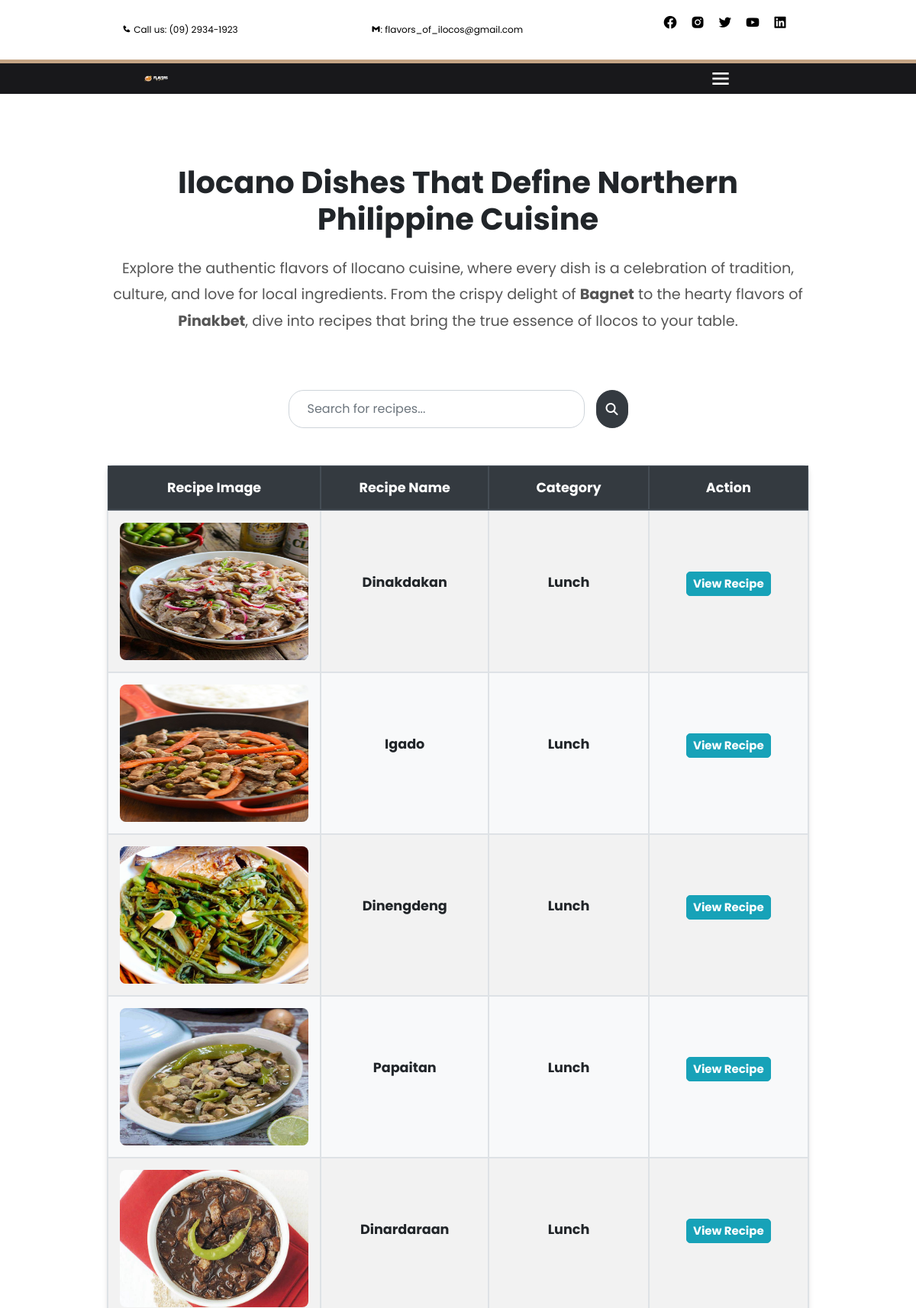
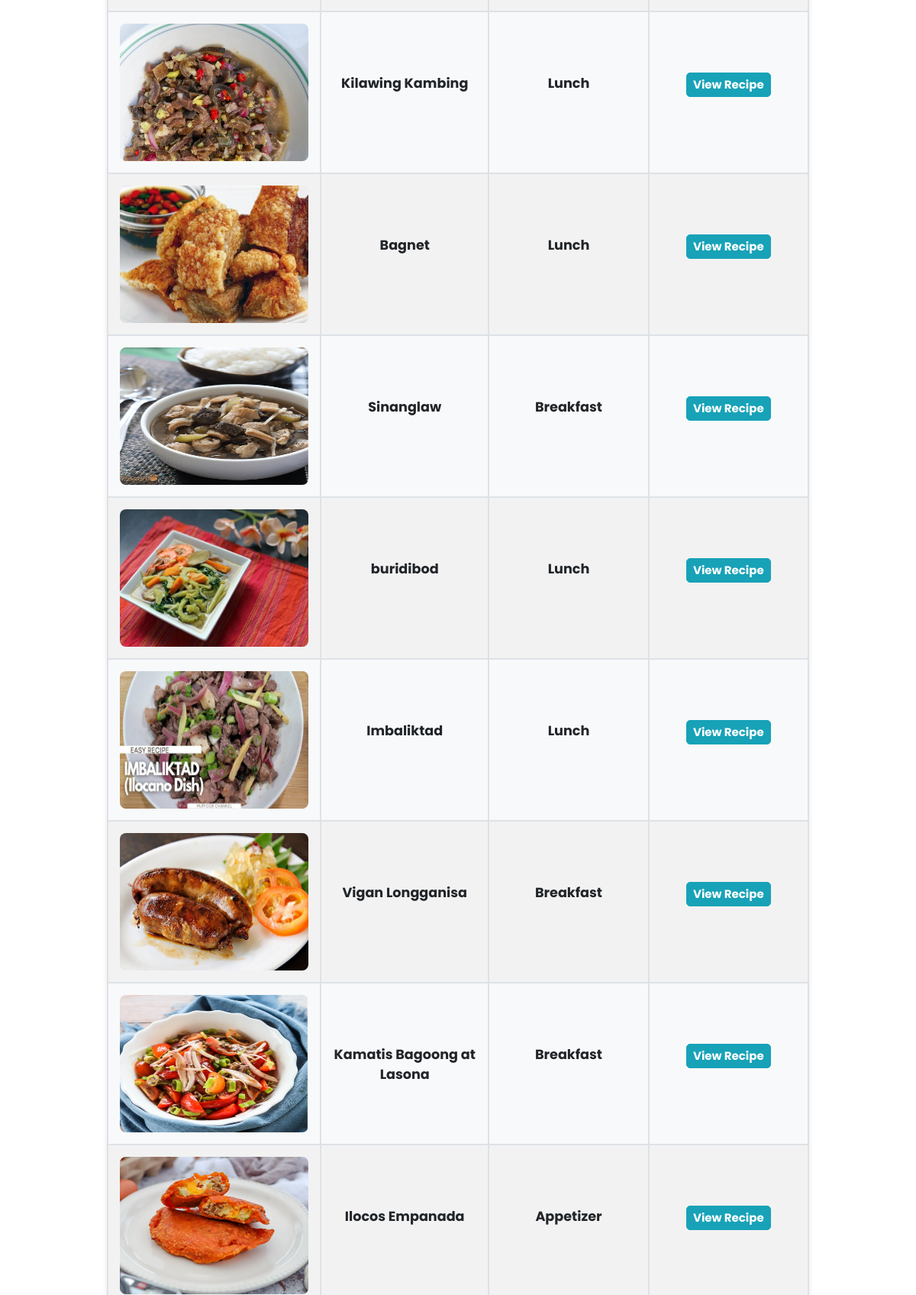
/recipes.php (signed in, upper part), run on the app's committed database (2 pictures, top to bottom).
### tables this page shows
CREATE TABLE `tbl_recipe` (
  `tbl_recipe_id` int(255) NOT NULL,
  `tbl_category_id` varchar(255) NOT NULL,
  `recipe_image` varchar(255) NOT NULL,
  `recipe_name` varchar(255) NOT NULL,
  `recipe_ingredients` varchar(2000) NOT NULL,
  `recipe_procedure` varchar(2000) NOT NULL
);

CREATE TABLE `tbl_category` (
  `tbl_category_id` int(255) NOT NULL,
  `category_name` varchar(255) NOT NULL
);

### assets/modal.php (called while the page is built, shortened)
<?php
    $stmt = $conn->prepare("SELECT * FROM `tbl_recipe` LEFT JOIN `tbl_category` ON `tbl_recipe`.`tbl_category_id` = `tbl_category`.`tbl_category_id` WHERE `category_name` = 'Breakfast' ");
    $stmt->execute();
    $result = $stmt->fetchAll();
        ?>
<?php
    $stmt = $conn->prepare("SELECT * FROM `tbl_recipe` LEFT JOIN `tbl_category` ON `tbl_recipe`.`tbl_category_id` = `tbl_category`.`tbl_category_id` WHERE `category_name` = 'Lunch' ");
    $stmt->execute();
    $result = $stmt->fetchAll();
        ?>
<?php
    $stmt = $conn->prepare("SELECT * FROM `tbl_recipe` LEFT JOIN `tbl_category` ON `tbl_recipe`.`tbl_category_id` = `tbl_category`.`tbl_category_id` WHERE `category_name` = 'Appetizer' ");
    $stmt->execute();
    $result = $stmt->fetchAll();
        ?>

### recipes.php (the view, shortened to what this page needs)
<?php
include 'conn/conn.php';
include('assets/modal.php');
?>
<!DOCTYPE html>
<html lang="en">
<head>
    <link rel="stylesheet" href="https://cdn.jsdelivr.net/npm/bootstrap@4.6.2/dist/css/bootstrap.min.css">
    <link rel="stylesheet" href="https://cdnjs.cloudflare.com/ajax/libs/font-awesome/6.4.2/css/all.min.css" />
    <link rel="stylesheet" href="assets/style.css">
</head>
<body>
<?php include 'header_user.php'; ?>
        <br><br><br>
    <section id="food">
    <div class="card card-food-list">
    <h1 class="text-center mb-4"><strong>Ilocano Dishes That Define Northern Philippine Cuisine</strong></h1>
<p class="text-center mb-5" style="font-size: 1.2rem; color: #555; line-height: 1.8;">
  Explore the authentic flavors of Ilocano cuisine, where every dish is a celebration of tradition, culture, and love for local ingredients.
  From the crispy delight of <strong>Bagnet</strong> to the hearty flavors of <strong>Pinakbet</strong>, dive into recipes that bring the true essence of Ilocos to your table.
</p>
        <div class="mt-4">
    <div class="row justify-content-center">
        <div class="col-md-6">
            <div class="input-group">
                <input class="form-control p-4" type="text" id="searchInput" placeholder="Search for recipes..." style="border-radius: 20px; font-size: 1rem; margin-right: 1rem;">
                <div class="input-group-append">
                    <button class="btn btn-dark" type="button" style="border-radius: 30px;">
                        <i class="fa fa-search"></i>
                    </button>
                </div>
            </div>
        </div>
    </div>
</div>
        <br>
        <table id="foodListTable" class="table table-hover table-bordered table-striped mt-4" style="text-align:center; box-shadow: 0 4px 6px rgba(0, 0, 0, 0.1); border-radius: 8px;">
            <thead class="thead-dark">
                <tr>
                    <th scope="col" style="width: 20%;">Recipe Image</th>
                    <th scope="col" style="width: 15%;">Recipe Name</th>
                    <th scope="col" style="width: 15%;">Category</th>
                    <th scope="col" style="width: 15%;">Action</th>
                </tr>
            </thead>
            <tbody>
                <?php
                $stmt = $conn->prepare("
                    SELECT *
                    FROM
                        `tbl_recipe`
                    LEFT JOIN
                        `tbl_category` ON
                        `tbl_recipe`.`tbl_category_id` = `tbl_category`.`tbl_category_id`
                ");
                $stmt->execute();
                $result = $stmt->fetchAll();
                foreach ($result as $row) {
                    $recipeID = $row['tbl_recipe_id'];
                    $categoryName = $row['category_name'];
                    $recipeImage = $row['recipe_image'];
                    $recipeName = $row['recipe_name'];
                    ?>
                    <tr>
                        <td id="recipeImage-<?= $recipeID ?>" style="padding: 15px;">
                            <img src="http://localhost/Flavors of Ilocos/uploads/<?php echo $recipeImage ?>" class="img-fluid" style="height: 180px; width: 280px; border-radius: 8px;" alt="Recipe Image">
                        </td>
                        <td id="recipeName-<?= $recipeID ?>" style="padding: 15px; padding-top: 5rem; font-weight: bold;"><?php echo $recipeName ?></td>
                        <td id="categoryName-<?= $recipeID ?>" style="padding: 15px; padding-top: 5rem; font-weight: bold; " ><?php echo $categoryName ?></td>
                        <td style="padding: 15px;">
                            <button type="button" class="btn btn-info btn-sm" onclick="view_recipe('<?php echo $recipeID ?>')" title="View Recipe" style="font-size: 15px; font-weight: bold; border-radius: 5px; margin-top: 4rem">View Recipe</button>
                        </td>
                    </tr>
                    <?php
                }
                ?>
            </tbody>
        </table>
    </div>
</section>
</body>
</html>

### assets/style.css (style rules this page uses)
section { min-height: 100vh; }
#category, #food { display: flex; align-items: center; justify-content: center; }
.card-food-list { width: 80%; height: 800px; border-radius: 20px; border: none; padding: 20px; }
#foodListTable thead { background-color: #343a40; color: #fff; }
#foodListTable tbody tr:nth-child(even) { background-color: #f8f9fa; }
.table { font-size: 1.1rem; border-collapse: separate; border-spacing: 0; }
.table th, .table td { padding: 15px; }

### css/header_user.css (style rules this page uses)
* { font-family: 'Poppins', sans-serif; margin:0; padding:0; box-sizing: border-box; outline: none; border:none; text-decoration: none; }
:root { --primary-color: #18181b; --secondary-color: rgb(196, 164, 132); --tertiary-color: rgb(255, 255, 255); }
* { margin: 0; padding: 0; }
body { font-family: "Rubik", sans-serif; }

### data on the page
tbl_recipe: recipe_image (picture), recipe_name "Dinakdakan", tbl_category.category_name "Lunch"
tbl_recipe: recipe_image (picture), recipe_name "Igado", tbl_category.category_name "Lunch"
tbl_recipe: recipe_image (picture), recipe_name "Dinengdeng", tbl_category.category_name "Lunch"
tbl_recipe: recipe_image (picture), recipe_name "Papaitan", tbl_category.category_name "Lunch"
tbl_recipe: recipe_image (picture), recipe_name "Dinardaraan", tbl_category.category_name "Lunch"
tbl_recipe: recipe_image (picture), recipe_name "Kilawing Kambing", tbl_category.category_name "Lunch"
tbl_recipe: recipe_image (picture), recipe_name "Bagnet", tbl_category.category_name "Lunch"
tbl_recipe: recipe_image (picture), recipe_name "Sinanglaw", tbl_category.category_name "Breakfast"
tbl_recipe: recipe_image (picture), recipe_name "buridibod", tbl_category.category_name "Lunch"
tbl_recipe: recipe_image (picture), recipe_name "Imbaliktad", tbl_category.category_name "Lunch"
tbl_recipe: recipe_image (picture), recipe_name "Vigan Longganisa", tbl_category.category_name "Breakfast"
tbl_recipe: recipe_image (picture), recipe_name "Kamatis Bagoong at Lasona", tbl_category.category_name "Breakfast"
tbl_recipe: recipe_image (picture), recipe_name "Ilocos Empanada", tbl_category.category_name "Appetizer"
